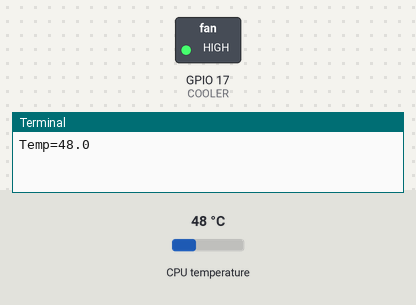
Bench run of a program on a simulated Raspberry Pi (BCM pin numbers). Parts: switched loads named in the program (green lamp = pin HIGH), the last lines printed to the terminal. The test bench sets the inputs (shaded band); at power-on: CPU temperature 48 °C.

Above: at 1.2 s.
1.3 s: CPU temperature set to 36 °C
4.2 s: CPU temperature set to 33 °C
At 7.3 s:
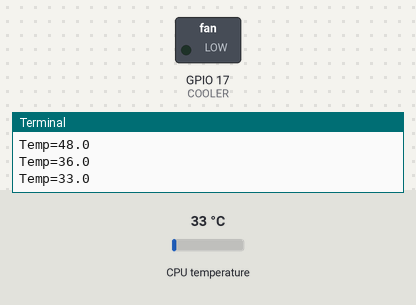
7.6 s: CPU temperature set to 38 °C
10.3 s: CPU temperature set to 41 °C
At 13.1 s:
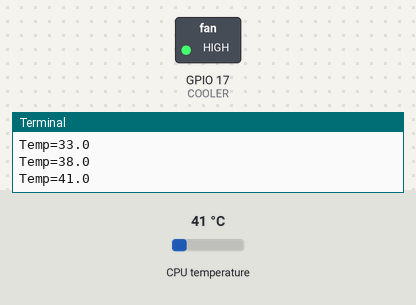
13.7 s: CPU temperature set to 31 °C
At 16.5 s:
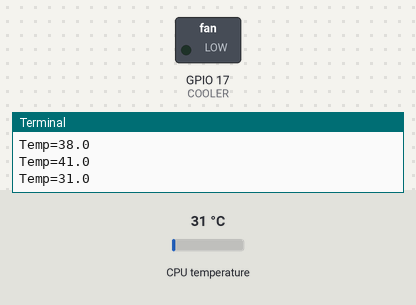
Timing chart, 0 to 17.7 s (numbered marks = the images above; inputs shaded):
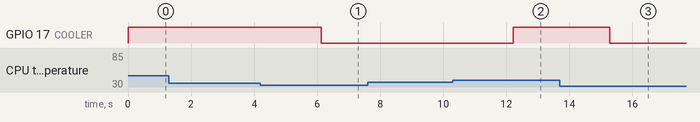

The program:

cooler.py
```python
#!/usr/bin/env python2.7
import time
from subprocess import Popen,PIPE

import RPi.GPIO as GPIO

COOLER = 17
# Al utiliza la numeracion broadcom
# como referencia el pin fisico 11 es el 17 BCM

GPIO.setmode(GPIO.BCM)
GPIO.setup(COOLER,GPIO.OUT)


def readTemp():

    Prcss = Popen(["vcgencmd","measure_temp"],stdout=PIPE)
    rest = Prcss.stdout.read()

    temp = rest.split("=")[1].split("'")[0]

    return float(temp)

def setCooler(estate=False):

    if estate==True:
        GPIO.output(COOLER,True)
    else:
        GPIO.output(COOLER,False)
    return


def main():
    # guardar el estado hasta que se alcanze una temperatura
    # por debajo de 35 C
    blk = False
    # Esperamos 3 segundos
    while True:
        if readTemp() >= 40.0 and blk==False:
            setCooler(True)
            blk = True

        elif readTemp() >= 35.0 and blk == True:
            setCooler(True)
        elif readTemp() < 35.0 and blk == True:
            setCooler(False)
            blk = False
        else:
            setCooler(False)
            blk = False

        print "Temp=" + str(readTemp())
        time.sleep(3)

main()
GPIO.cleanup()
```

Measured:
- the behaviour switches between 35 and 34 °C on CPU temperature (found by bisection; images 0 and 1)
- the behaviour switches between 39 and 40 °C on CPU temperature (found by bisection; images 1 and 2)
- after the input at 4.2 s, GPIO 17 (COOLER): HIGH → LOW after 1.9 s
- after the input at 10.3 s, GPIO 17 (COOLER): LOW → HIGH after 1.9 s
- after the input at 13.7 s, GPIO 17 (COOLER): HIGH → LOW after 1.6 s
